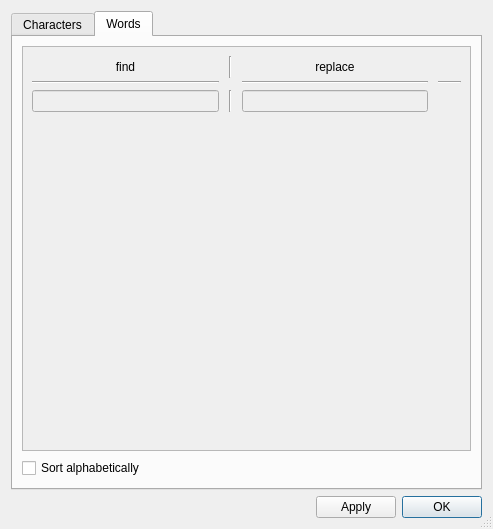
<?xml version="1.0" encoding="UTF-8"?>
<ui version="4.0">
 <class>KeyEdit</class>
 <widget class="QDialog" name="KeyEdit">
  <property name="enabled">
   <bool>true</bool>
  </property>
  <property name="geometry">
   <rect>
    <x>0</x>
    <y>0</y>
    <width>493</width>
    <height>529</height>
   </rect>
  </property>
  <property name="sizePolicy">
   <sizepolicy hsizetype="Minimum" vsizetype="Minimum">
    <horstretch>0</horstretch>
    <verstretch>0</verstretch>
   </sizepolicy>
  </property>
  <property name="minimumSize">
   <size>
    <width>222</width>
    <height>0</height>
   </size>
  </property>
  <property name="windowTitle">
   <string>Filter Editor</string>
  </property>
  <property name="windowIcon">
   <iconset resource="ico.qrc">
    <normaloff>:/incons/textfilter.png</normaloff>:/incons/textfilter.png</iconset>
  </property>
  <property name="sizeGripEnabled">
   <bool>true</bool>
  </property>
  <layout class="QGridLayout" name="gridLayout">
   <item row="3" column="5">
    <widget class="QPushButton" name="okbtn">
     <property name="sizePolicy">
      <sizepolicy hsizetype="Fixed" vsizetype="Fixed">
       <horstretch>0</horstretch>
       <verstretch>0</verstretch>
      </sizepolicy>
     </property>
     <property name="text">
      <string>OK</string>
     </property>
     <property name="autoDefault">
      <bool>false</bool>
     </property>
     <property name="default">
      <bool>true</bool>
     </property>
    </widget>
   </item>
   <item row="3" column="4">
    <widget class="QPushButton" name="apply">
     <property name="sizePolicy">
      <sizepolicy hsizetype="Fixed" vsizetype="Fixed">
       <horstretch>0</horstretch>
       <verstretch>0</verstretch>
      </sizepolicy>
     </property>
     <property name="text">
      <string>Apply</string>
     </property>
    </widget>
   </item>
   <item row="3" column="2" colspan="2">
    <spacer name="horizontalSpacer">
     <property name="orientation">
      <enum>Qt::Horizontal</enum>
     </property>
     <property name="sizeHint" stdset="0">
      <size>
       <width>40</width>
       <height>20</height>
      </size>
     </property>
    </spacer>
   </item>
   <item row="3" column="1">
    <widget class="QPushButton" name="refresh">
     <property name="enabled">
      <bool>true</bool>
     </property>
     <property name="sizePolicy">
      <sizepolicy hsizetype="Fixed" vsizetype="Fixed">
       <horstretch>0</horstretch>
       <verstretch>0</verstretch>
      </sizepolicy>
     </property>
     <property name="maximumSize">
      <size>
       <width>23</width>
       <height>23</height>
      </size>
     </property>
     <property name="layoutDirection">
      <enum>Qt::LeftToRight</enum>
     </property>
     <property name="text">
      <string/>
     </property>
     <property name="icon">
      <iconset>
       <normalon>:/incons/refresh-blue.png</normalon>
      </iconset>
     </property>
     <property name="flat">
      <bool>true</bool>
     </property>
    </widget>
   </item>
   <item row="1" column="1" colspan="5">
    <widget class="QTabWidget" name="tabWidget">
     <property name="autoFillBackground">
      <bool>false</bool>
     </property>
     <property name="tabPosition">
      <enum>QTabWidget::North</enum>
     </property>
     <property name="currentIndex">
      <number>1</number>
     </property>
     <widget class="QWidget" name="characters">
      <attribute name="title">
       <string>Characters</string>
      </attribute>
      <layout class="QGridLayout" name="gridLayout_6">
       <item row="2" column="0">
        <widget class="QCheckBox" name="alphabetical_char">
         <property name="text">
          <string>Sort alphabetically</string>
         </property>
        </widget>
       </item>
       <item row="2" column="1">
        <widget class="QPushButton" name="refresh_char">
         <property name="maximumSize">
          <size>
           <width>23</width>
           <height>23</height>
          </size>
         </property>
         <property name="layoutDirection">
          <enum>Qt::LeftToRight</enum>
         </property>
         <property name="text">
          <string/>
         </property>
         <property name="icon">
          <iconset>
           <normalon>:/incons/refresh-blue.png</normalon>
          </iconset>
         </property>
         <property name="iconSize">
          <size>
           <width>22</width>
           <height>22</height>
          </size>
         </property>
         <property name="flat">
          <bool>true</bool>
         </property>
        </widget>
       </item>
       <item row="0" column="0" colspan="2">
        <widget class="QScrollArea" name="scrollArea_char">
         <property name="sizePolicy">
          <sizepolicy hsizetype="Expanding" vsizetype="Expanding">
           <horstretch>0</horstretch>
           <verstretch>0</verstretch>
          </sizepolicy>
         </property>
         <property name="autoFillBackground">
          <bool>false</bool>
         </property>
         <property name="horizontalScrollBarPolicy">
          <enum>Qt::ScrollBarAlwaysOff</enum>
         </property>
         <property name="widgetResizable">
          <bool>true</bool>
         </property>
         <widget class="QWidget" name="char_contents">
          <property name="geometry">
           <rect>
            <x>0</x>
            <y>0</y>
            <width>451</width>
            <height>399</height>
           </rect>
          </property>
          <layout class="QGridLayout" name="gridLayout_2">
           <item row="9" column="0">
            <widget class="QWidget" name="newslot" native="true">
             <property name="enabled">
              <bool>true</bool>
             </property>
             <layout class="QHBoxLayout" name="horizontalLayout">
              <property name="spacing">
               <number>10</number>
              </property>
              <property name="leftMargin">
               <number>0</number>
              </property>
              <property name="topMargin">
               <number>0</number>
              </property>
              <property name="rightMargin">
               <number>0</number>
              </property>
              <property name="bottomMargin">
               <number>0</number>
              </property>
              <item>
               <widget class="QLineEdit" name="input_char">
                <property name="enabled">
                 <bool>false</bool>
                </property>
               </widget>
              </item>
              <item>
               <widget class="Line" name="line_3">
                <property name="orientation">
                 <enum>Qt::Vertical</enum>
                </property>
               </widget>
              </item>
              <item>
               <widget class="QLineEdit" name="output_char">
                <property name="enabled">
                 <bool>false</bool>
                </property>
               </widget>
              </item>
              <item>
               <widget class="QPushButton" name="addSlot_char">
                <property name="sizePolicy">
                 <sizepolicy hsizetype="Fixed" vsizetype="Fixed">
                  <horstretch>0</horstretch>
                  <verstretch>0</verstretch>
                 </sizepolicy>
                </property>
                <property name="maximumSize">
                 <size>
                  <width>23</width>
                  <height>23</height>
                 </size>
                </property>
                <property name="autoFillBackground">
                 <bool>false</bool>
                </property>
                <property name="text">
                 <string/>
                </property>
                <property name="icon">
                 <iconset>
                  <normalon>:/incons/plus-green.png</normalon>
                 </iconset>
                </property>
                <property name="iconSize">
                 <size>
                  <width>20</width>
                  <height>20</height>
                 </size>
                </property>
                <property name="flat">
                 <bool>true</bool>
                </property>
               </widget>
              </item>
             </layout>
            </widget>
           </item>
           <item row="6" column="0">
            <layout class="QVBoxLayout" name="char_entries"/>
           </item>
           <item row="11" column="0">
            <spacer name="verticalSpacer">
             <property name="orientation">
              <enum>Qt::Vertical</enum>
             </property>
             <property name="sizeHint" stdset="0">
              <size>
               <width>20</width>
               <height>40</height>
              </size>
             </property>
            </spacer>
           </item>
           <item row="0" column="0">
            <widget class="QWidget" name="Info_char" native="true">
             <property name="minimumSize">
              <size>
               <width>0</width>
               <height>0</height>
              </size>
             </property>
             <property name="maximumSize">
              <size>
               <width>16777215</width>
               <height>100</height>
              </size>
             </property>
             <layout class="QGridLayout" name="gridLayout_3">
              <property name="leftMargin">
               <number>0</number>
              </property>
              <property name="topMargin">
               <number>0</number>
              </property>
              <property name="rightMargin">
               <number>0</number>
              </property>
              <property name="bottomMargin">
               <number>0</number>
              </property>
              <property name="horizontalSpacing">
               <number>10</number>
              </property>
              <property name="verticalSpacing">
               <number>0</number>
              </property>
              <item row="2" column="4">
               <widget class="Line" name="line_5">
                <property name="orientation">
                 <enum>Qt::Horizontal</enum>
                </property>
               </widget>
              </item>
              <item row="0" column="3">
               <widget class="QLabel" name="Replace_char">
                <property name="sizePolicy">
                 <sizepolicy hsizetype="Preferred" vsizetype="Fixed">
                  <horstretch>0</horstretch>
                  <verstretch>0</verstretch>
                 </sizepolicy>
                </property>
                <property name="text">
                 <string>replace</string>
                </property>
                <property name="alignment">
                 <set>Qt::AlignCenter</set>
                </property>
               </widget>
              </item>
              <item row="0" column="1">
               <widget class="QLabel" name="Find_char">
                <property name="sizePolicy">
                 <sizepolicy hsizetype="Preferred" vsizetype="Fixed">
                  <horstretch>0</horstretch>
                  <verstretch>0</verstretch>
                 </sizepolicy>
                </property>
                <property name="text">
                 <string>find</string>
                </property>
                <property name="alignment">
                 <set>Qt::AlignCenter</set>
                </property>
               </widget>
              </item>
              <item row="1" column="1" colspan="4">
               <spacer name="verticalSpacer_2">
                <property name="orientation">
                 <enum>Qt::Vertical</enum>
                </property>
                <property name="sizeType">
                 <enum>QSizePolicy::Minimum</enum>
                </property>
                <property name="sizeHint" stdset="0">
                 <size>
                  <width>0</width>
                  <height>3</height>
                 </size>
                </property>
               </spacer>
              </item>
              <item row="0" column="2">
               <widget class="Line" name="line_2">
                <property name="orientation">
                 <enum>Qt::Vertical</enum>
                </property>
               </widget>
              </item>
              <item row="2" column="3">
               <widget class="Line" name="line_4">
                <property name="orientation">
                 <enum>Qt::Horizontal</enum>
                </property>
               </widget>
              </item>
              <item row="2" column="1">
               <widget class="Line" name="line">
                <property name="autoFillBackground">
                 <bool>false</bool>
                </property>
                <property name="frameShadow">
                 <enum>QFrame::Sunken</enum>
                </property>
                <property name="orientation">
                 <enum>Qt::Horizontal</enum>
                </property>
               </widget>
              </item>
              <item row="0" column="4">
               <widget class="QPushButton" name="erase_all_char">
                <property name="sizePolicy">
                 <sizepolicy hsizetype="Minimum" vsizetype="Minimum">
                  <horstretch>0</horstretch>
                  <verstretch>0</verstretch>
                 </sizepolicy>
                </property>
                <property name="minimumSize">
                 <size>
                  <width>0</width>
                  <height>0</height>
                 </size>
                </property>
                <property name="maximumSize">
                 <size>
                  <width>23</width>
                  <height>23</height>
                 </size>
                </property>
                <property name="text">
                 <string/>
                </property>
                <property name="icon">
                 <iconset resource="ico.qrc">
                  <normaloff>:/incons/x-dark.png</normaloff>:/incons/x-dark.png</iconset>
                </property>
                <property name="iconSize">
                 <size>
                  <width>16</width>
                  <height>16</height>
                 </size>
                </property>
                <property name="flat">
                 <bool>true</bool>
                </property>
               </widget>
              </item>
             </layout>
            </widget>
           </item>
          </layout>
         </widget>
        </widget>
       </item>
      </layout>
     </widget>
     <widget class="QWidget" name="words">
      <attribute name="title">
       <string>Words</string>
      </attribute>
      <layout class="QGridLayout" name="gridLayout_7">
       <item row="1" column="0">
        <widget class="QCheckBox" name="alphabetical_word">
         <property name="text">
          <string>Sort alphabetically</string>
         </property>
        </widget>
       </item>
       <item row="1" column="1">
        <widget class="QPushButton" name="refresh_word">
         <property name="maximumSize">
          <size>
           <width>23</width>
           <height>23</height>
          </size>
         </property>
         <property name="layoutDirection">
          <enum>Qt::LeftToRight</enum>
         </property>
         <property name="text">
          <string/>
         </property>
         <property name="icon">
          <iconset>
           <normalon>:/incons/refresh-blue.png</normalon>
          </iconset>
         </property>
         <property name="iconSize">
          <size>
           <width>22</width>
           <height>22</height>
          </size>
         </property>
         <property name="flat">
          <bool>true</bool>
         </property>
        </widget>
       </item>
       <item row="0" column="0" colspan="2">
        <widget class="QScrollArea" name="scrollArea_word">
         <property name="sizePolicy">
          <sizepolicy hsizetype="Expanding" vsizetype="Expanding">
           <horstretch>0</horstretch>
           <verstretch>0</verstretch>
          </sizepolicy>
         </property>
         <property name="autoFillBackground">
          <bool>true</bool>
         </property>
         <property name="horizontalScrollBarPolicy">
          <enum>Qt::ScrollBarAlwaysOff</enum>
         </property>
         <property name="widgetResizable">
          <bool>true</bool>
         </property>
         <widget class="QWidget" name="word_contents">
          <property name="geometry">
           <rect>
            <x>0</x>
            <y>0</y>
            <width>451</width>
            <height>399</height>
           </rect>
          </property>
          <layout class="QGridLayout" name="gridLayout_4">
           <item row="9" column="0">
            <widget class="QWidget" name="newslot_2" native="true">
             <property name="enabled">
              <bool>true</bool>
             </property>
             <layout class="QHBoxLayout" name="horizontalLayout_2">
              <property name="spacing">
               <number>10</number>
              </property>
              <property name="leftMargin">
               <number>0</number>
              </property>
              <property name="topMargin">
               <number>0</number>
              </property>
              <property name="rightMargin">
               <number>0</number>
              </property>
              <property name="bottomMargin">
               <number>0</number>
              </property>
              <item>
               <widget class="QLineEdit" name="input_word">
                <property name="enabled">
                 <bool>false</bool>
                </property>
               </widget>
              </item>
              <item>
               <widget class="Line" name="line_6">
                <property name="orientation">
                 <enum>Qt::Vertical</enum>
                </property>
               </widget>
              </item>
              <item>
               <widget class="QLineEdit" name="output_word">
                <property name="enabled">
                 <bool>false</bool>
                </property>
               </widget>
              </item>
              <item>
               <widget class="QPushButton" name="addSlot_word">
                <property name="sizePolicy">
                 <sizepolicy hsizetype="Fixed" vsizetype="Fixed">
                  <horstretch>0</horstretch>
                  <verstretch>0</verstretch>
                 </sizepolicy>
                </property>
                <property name="maximumSize">
                 <size>
                  <width>23</width>
                  <height>23</height>
                 </size>
                </property>
                <property name="autoFillBackground">
                 <bool>false</bool>
                </property>
                <property name="text">
                 <string/>
                </property>
                <property name="icon">
                 <iconset>
                  <normalon>:/incons/plus-green.png</normalon>
                 </iconset>
                </property>
                <property name="iconSize">
                 <size>
                  <width>20</width>
                  <height>20</height>
                 </size>
                </property>
                <property name="flat">
                 <bool>true</bool>
                </property>
               </widget>
              </item>
             </layout>
            </widget>
           </item>
           <item row="6" column="0">
            <layout class="QVBoxLayout" name="word_entries"/>
           </item>
           <item row="0" column="0">
            <widget class="QWidget" name="Info_word" native="true">
             <property name="minimumSize">
              <size>
               <width>0</width>
               <height>0</height>
              </size>
             </property>
             <property name="maximumSize">
              <size>
               <width>16777215</width>
               <height>100</height>
              </size>
             </property>
             <layout class="QGridLayout" name="gridLayout_5">
              <property name="leftMargin">
               <number>0</number>
              </property>
              <property name="topMargin">
               <number>0</number>
              </property>
              <property name="rightMargin">
               <number>0</number>
              </property>
              <property name="bottomMargin">
               <number>0</number>
              </property>
              <property name="horizontalSpacing">
               <number>10</number>
              </property>
              <property name="verticalSpacing">
               <number>0</number>
              </property>
              <item row="2" column="1">
               <widget class="Line" name="line_10">
                <property name="autoFillBackground">
                 <bool>false</bool>
                </property>
                <property name="frameShadow">
                 <enum>QFrame::Sunken</enum>
                </property>
                <property name="orientation">
                 <enum>Qt::Horizontal</enum>
                </property>
               </widget>
              </item>
              <item row="0" column="3">
               <widget class="QLabel" name="Replace_word">
                <property name="sizePolicy">
                 <sizepolicy hsizetype="Preferred" vsizetype="Fixed">
                  <horstretch>0</horstretch>
                  <verstretch>0</verstretch>
                 </sizepolicy>
                </property>
                <property name="text">
                 <string>replace</string>
                </property>
                <property name="alignment">
                 <set>Qt::AlignCenter</set>
                </property>
               </widget>
              </item>
              <item row="0" column="1">
               <widget class="QLabel" name="Find_word">
                <property name="sizePolicy">
                 <sizepolicy hsizetype="Preferred" vsizetype="Fixed">
                  <horstretch>0</horstretch>
                  <verstretch>0</verstretch>
                 </sizepolicy>
                </property>
                <property name="text">
                 <string>find</string>
                </property>
                <property name="alignment">
                 <set>Qt::AlignCenter</set>
                </property>
               </widget>
              </item>
              <item row="2" column="4">
               <widget class="Line" name="line_8">
                <property name="orientation">
                 <enum>Qt::Horizontal</enum>
                </property>
               </widget>
              </item>
              <item row="2" column="3">
               <widget class="Line" name="line_9">
                <property name="orientation">
                 <enum>Qt::Horizontal</enum>
                </property>
               </widget>
              </item>
              <item row="1" column="1" colspan="4">
               <spacer name="verticalSpacer_3">
                <property name="orientation">
                 <enum>Qt::Vertical</enum>
                </property>
                <property name="sizeType">
                 <enum>QSizePolicy::Minimum</enum>
                </property>
                <property name="sizeHint" stdset="0">
                 <size>
                  <width>0</width>
                  <height>3</height>
                 </size>
                </property>
               </spacer>
              </item>
              <item row="0" column="2">
               <widget class="Line" name="line_7">
                <property name="orientation">
                 <enum>Qt::Vertical</enum>
                </property>
               </widget>
              </item>
              <item row="0" column="4">
               <widget class="QPushButton" name="erase_all_word">
                <property name="maximumSize">
                 <size>
                  <width>23</width>
                  <height>23</height>
                 </size>
                </property>
                <property name="text">
                 <string/>
                </property>
                <property name="icon">
                 <iconset resource="ico.qrc">
                  <normaloff>:/incons/x-dark.png</normaloff>:/incons/x-dark.png</iconset>
                </property>
                <property name="iconSize">
                 <size>
                  <width>16</width>
                  <height>16</height>
                 </size>
                </property>
                <property name="flat">
                 <bool>true</bool>
                </property>
               </widget>
              </item>
             </layout>
            </widget>
           </item>
           <item row="11" column="0">
            <spacer name="verticalSpacer_4">
             <property name="orientation">
              <enum>Qt::Vertical</enum>
             </property>
             <property name="sizeHint" stdset="0">
              <size>
               <width>20</width>
               <height>40</height>
              </size>
             </property>
            </spacer>
           </item>
          </layout>
         </widget>
        </widget>
       </item>
      </layout>
     </widget>
    </widget>
   </item>
  </layout>
  <action name="actionOpen_Filter">
   <property name="text">
    <string>Open</string>
   </property>
  </action>
  <action name="actionNew_Filter">
   <property name="text">
    <string>New</string>
   </property>
  </action>
  <action name="actionSave_as">
   <property name="text">
    <string>Save</string>
   </property>
  </action>
  <action name="actionSave_As">
   <property name="text">
    <string>Save As</string>
   </property>
  </action>
 </widget>
 <resources>
  <include location="ico.qrc"/>
 </resources>
 <connections>
  <connection>
   <sender>okbtn</sender>
   <signal>clicked()</signal>
   <receiver>apply</receiver>
   <slot>click()</slot>
   <hints>
    <hint type="sourcelabel">
     <x>240</x>
     <y>438</y>
    </hint>
    <hint type="destinationlabel">
     <x>154</x>
     <y>438</y>
    </hint>
   </hints>
  </connection>
  <connection>
   <sender>okbtn</sender>
   <signal>clicked()</signal>
   <receiver>KeyEdit</receiver>
   <slot>close()</slot>
   <hints>
    <hint type="sourcelabel">
     <x>240</x>
     <y>438</y>
    </hint>
    <hint type="destinationlabel">
     <x>221</x>
     <y>401</y>
    </hint>
   </hints>
  </connection>
  <connection>
   <sender>refresh_word</sender>
   <signal>clicked()</signal>
   <receiver>refresh</receiver>
   <slot>click()</slot>
   <hints>
    <hint type="sourcelabel">
     <x>208</x>
     <y>68</y>
    </hint>
    <hint type="destinationlabel">
     <x>16</x>
     <y>427</y>
    </hint>
   </hints>
  </connection>
  <connection>
   <sender>refresh_char</sender>
   <signal>clicked()</signal>
   <receiver>refresh</receiver>
   <slot>click()</slot>
   <hints>
    <hint type="sourcelabel">
     <x>205</x>
     <y>64</y>
    </hint>
    <hint type="destinationlabel">
     <x>22</x>
     <y>421</y>
    </hint>
   </hints>
  </connection>
 </connections>
</ui>
